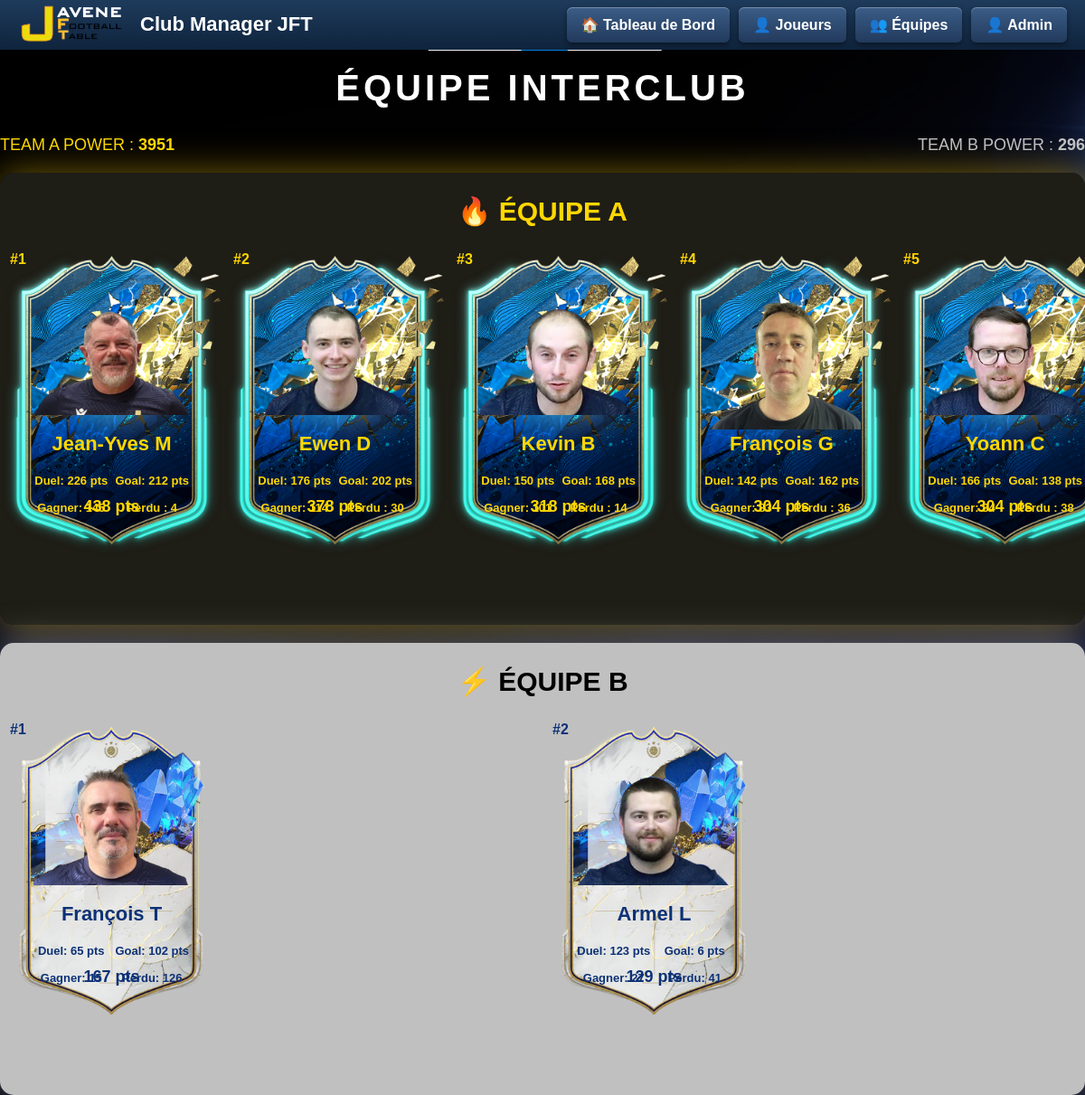
/equipe, run on the app's committed database.
### app.py (models this page shows)
class Player(db.Model):
    id = db.Column(db.Integer, primary_key=True)
    name = db.Column(db.String(100))
    photo = db.Column(db.String(200), default="/static/img/default.png")
    sexe = db.Column(db.String(1), default="M")
    actif = db.Column(db.Boolean, default=True)
    team = db.Column(db.String(1))  # "A", "B" ou NULL
    force_team_b = db.Column(db.Boolean, default=False)
    card_background = db.Column(db.String(200))
    card_video = db.Column(db.String(200), nullable=True)
    duel = db.Column(db.Integer, default=0)
    goal = db.Column(db.Integer, default=0)
    goal_won = db.Column(db.Integer, default=0)
    matches = db.Column(db.Integer, default=0)
    matches_duel = db.Column(db.Integer, default=0)
    matches_goal = db.Column(db.Integer, default=0)
    wins = db.Column(db.Integer, default=0)
    losses = db.Column(db.Integer, default=0)
    elo = db.Column(db.Integer, default=1000)
    membre_club = db.Column(db.Boolean, default=True)
    interclub = db.Column(db.Boolean, default=False)
    interclub_wins = db.Column(db.Integer, default=0)
    atelier_duel = db.Column(db.Boolean, default=True)
    atelier_goal = db.Column(db.Boolean, default=True)
    external_club = db.Column(db.String(100))
    club_logo = db.Column(db.String(200))
    dette = db.Column(db.Float, default=0)
    chbb = db.Column(db.Boolean, default=False)
    chbb_count = db.Column(db.Integer, default=3)
    chbb_date1 = db.Column(db.String(50))
    chbb_date2 = db.Column(db.String(50))
    chbb_date3 = db.Column(db.String(50))

### app.py (the view)
@app.route("/equipe")
def equipe():
    players = Player.query.filter_by(membre_club=True, actif=True).all()
    players_sorted = sorted(
        players,
        key=lambda p: p.duel + p.goal,
        reverse=True
    )
    interclub_players = [p for p in players_sorted if p.interclub]
    teamA = [
        p for p in interclub_players
        if (p.duel + p.goal) >= 35 and not p.force_team_b
    ]
    if len(teamA) < 8:
        teamA = interclub_players[:8]
    teamB = [p for p in interclub_players if p not in teamA]
    club_players = [p for p in players_sorted if not p.interclub]
    return render_template(
        "equipe.html",
        teamA=teamA,
        teamB=teamB,
        club_players=club_players
    )

### app.py (called while the page is built)
@app.after_request
def add_header(response):
    response.headers["Cache-Control"] = "no-store"
    return response

### templates/equipe.html (shortened to what this page needs)
{% extends "base.html" %}
{% block content %}
<div class="container-teams">
    <h1 class="teams-title">ÉQUIPE INTERCLUB</h1>
    <div class="power-bar">
        <div class="power teamA-power">
            TEAM A POWER :
            <b>
                {% set totalA = teamA | sum(attribute='duel') + teamA | sum(attribute='goal') %}
                {{ totalA }}
            </b>
        </div>
        <div class="power teamB-power">
            TEAM B POWER :
            <b>
                {% set totalB = teamB | sum(attribute='duel') + teamB | sum(attribute='goal') %}
                {{ totalB }}
            </b>
        </div>
    </div>
    <div class="arena">
        <div class="team-column team-a slide-left">
            <h2>🔥 ÉQUIPE A</h2>
            <table class="team-table">
                <tr>
                    {% for p in teamA %}
                    <td>
                        <a href="/player/{{ p.id }}" class="player-link">
                            <div class="fifa-card">
                                <div class="rank">#{{ loop.index }}</div>
                                <img src="{{ p.photo }}" class="player-photo">
                                <div class="player-name">
                                </div>
                                <div class="stats">
                                    <div class="stat">
                                        <span>Duel: {{ p.duel }} pts</span>
                                    </div>
                                    <div class="stat">
                                        <span>Goal: {{ p.goal }} pts</span>
                                    </div>
                                    <div class="stat">
                                        <span>Gagner: {{ p.wins }}</span>
                                    </div>
                                    <div class="stat">
                                        <span>Perdu : {{ p.losses }}</span>
                                    </div>
                                </div>
                                <div class="points">
                                    {{ p.duel + p.goal }} pts
                                </div>
                            </div>
                        </a>
                    </td>
                    {% endfor %}
                </tr>
            </table>
        </div>
        <div class="team-column team-b slide-right">
            <h2>⚡ ÉQUIPE B</h2>
            <table class="team-table">
                <tr>
                    {% for p in teamB[:8] %}
                    <td>
                        <a href="/player/{{ p.id }}" class="player-link">
                            <div class="fifa-card">
                                <div class="rank">#{{ loop.index }}</div>
                                <img src="{{ p.photo }}" class="player-photo">
                                <div class="player-name">{{ p.name }}</div>
                                <div class="stats">
                                    <div class="stat">
                                        <span>Duel: {{ p.duel }} pts</span>
                                    </div>
                                    <div class="stat">
                                        <span>Goal: {{ p.goal }} pts</span>
                                    </div>
                                    <div class="stat">
                                        <span>Gagner: {{ p.wins }}</span>
                                    </div>
                                    <div class="stat">
                                        <span>Perdu: {{ p.losses }}</span>
                                    </div>
                                </div>
                                <div class="points">
                                    {{ p.duel + p.goal }} pts
                                </div>
                            </div>
                        </a>
                    </td>
                    {% endfor %}
                </tr>
            </table>
        </div>
    </div>
</div>
{% endblock %}

### static/css/style.css (style rules this page uses)
body { margin: 0; font-family: Arial; }
.player-photo { position: absolute; top: 63px; left: 50%; transform: translateX(-50%); width: 140px; }
.player-name { position: absolute; top: 210px; left: 0; right: 0; font-size: 22px; font-weight: bold; }
.stats { position: absolute; top: 250px; left: 0; right: 0; display: grid; grid-template-columns: 1fr 1fr; gap: 8px; font-size: 14px; }
.stat span { display: block; font-size: 12px; }

### static/css/equipe.css (style rules this page uses)
.container-teams { background-image: url("/static/img/background/background-10.png"); background-size: cover; background-position: center; background-repeat: no-repeat; width: 100vw; min-height: 100vh; }
.teams-title { text-align: center; font-size: 40px; margin-bottom: 30px; margin-top: 0px; letter-spacing: 4px; color: white; padding-top: 20px; }
.team-a h2 { color: gold; }
.arena { display: block; height: 100%; }
.team-column { border-radius: 15px; height: 500px; overflow: auto; }
.team-a { background: #1e1d16; box-shadow: 0 0 40px rgba(231, 187, 11, 0.5); margin-bottom: 20px; }
.team-b { background: linear-gradient(135deg, silver, #c0c0c0); box-shadow: 0 0 40px rgba(192, 192, 192, 0.5); }
.team-column h2 { text-align: center; margin-bottom: 16px; font-size: 30px; }
.team-table { width: 100%; border-collapse: collapse; }
.team-table td { border: none; text-align: center; }
.fifa-card { position: relative; width: 204px; height: 300px; margin: 0 auto; overflow: hidden; text-align: center; transition: transform 0.25s ease, box-shadow 0.25s ease; }
.team-b .fifa-card, .team-a .fifa-card { width: 245px; height: 360px; margin-left: 0px; margin-right: 0px; }
.rank { position: absolute; top: 10px; left: 10px; font-size: 16px; font-weight: bold; color: gold; z-index: 1; }
.player-photo { position: absolute; top: 63px; left: 50%; transform: translateX(-50%); width: 174px; z-index: 1; }
.player-name { position: absolute; bottom: 142px; left: 0; right: 0; font-size: 22px; font-weight: bold; color: gold; z-index: 1; }
.stats { position: absolute; bottom: 82px; left: 0; right: 0; display: grid; grid-template-columns: 1fr 1fr; gap: 2px; color: gold; font-weight: bold; z-index: 1; padding: 0 34px; }
.stat span { display: block; font-size: 13px; line-height: 2.2; }
.points { position: absolute; bottom: 57px; left: 0; right: 0; font-size: 18px; font-weight: bold; color: gold; z-index: 1; }
.team-b .player-name, .team-b .stats, .team-b .points, .team-b .rank { color: #0d3176; }
.slide-left { animation: slideLeft 1s ease; }
.slide-right { animation: slideRight 1s ease; }
.power-bar { display: flex; justify-content: space-between; margin-bottom: 20px; font-size: 18px; }
.teamA-power { color: gold; }
.teamB-power { color: silver; }
.player-link { text-decoration: none; color: inherit; }

### data on the page
Player: photo (picture), duel "226", goal "212", wins "145", losses "4", p.duel+p.goal "438"
Player: photo (picture), duel "176", goal "202", wins "114", losses "30", p.duel+p.goal "378"
Player: photo (picture), duel "150", goal "168", wins "101", losses "14", p.duel+p.goal "318"
Player: photo (picture), duel "142", goal "162", wins "83", losses "36", p.duel+p.goal "304"
Player: photo (picture), duel "166", goal "138", wins "84", losses "38", p.duel+p.goal "304"
Player: photo (picture), duel "65", goal "102", wins "15", losses "126", p.duel+p.goal "167"
Player: photo (picture), duel "123", goal "6", wins "27", losses "41", p.duel+p.goal "129"

### other printed values
{{ totalA }} "3951"
{{ totalB }} "296"
